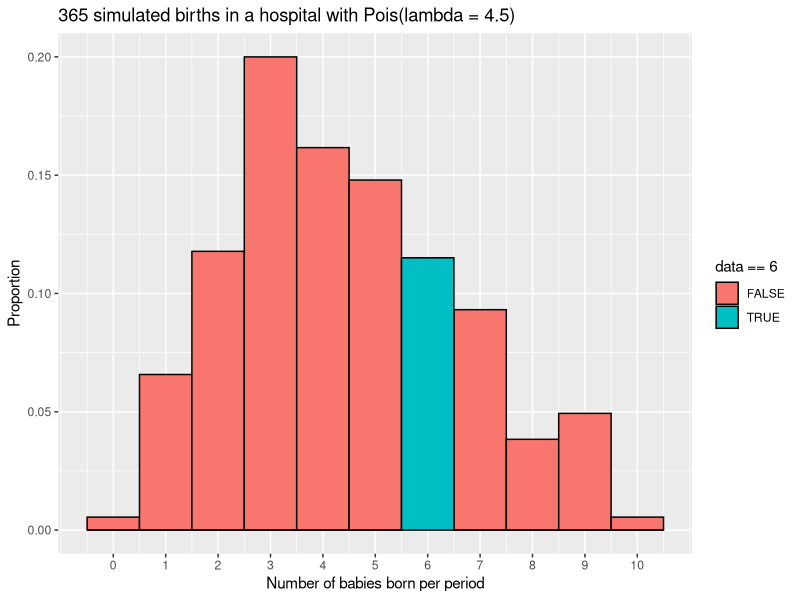

Reproduce this figure in R.
#3a
dpois(6, 4.5)

#3b
library(dplyr)
library(ggplot2)
set.seed(2)

babies <- data.frame('data' = rpois(365, 4.5))

babies %>% ggplot() +
  geom_histogram(aes(x = data,
                     y = stat(count / sum(count)),
                     fill = data == 6),
                 binwidth = 1,
                 color = 'black',) +
  scale_x_continuous(breaks = 0:10) + 
  labs(title = '365 simulated births in a hospital with Pois(lambda = 4.5)',
        x = 'Number of babies born per period',
        y = 'Proportion') 
        
#3c
babies %>% dplyr::summarize(Enam_Bayi = sum(babies$data == 6) / n())
 
#3d
lambda = 4.5
rataan = varian = lambda
rataan
varian
